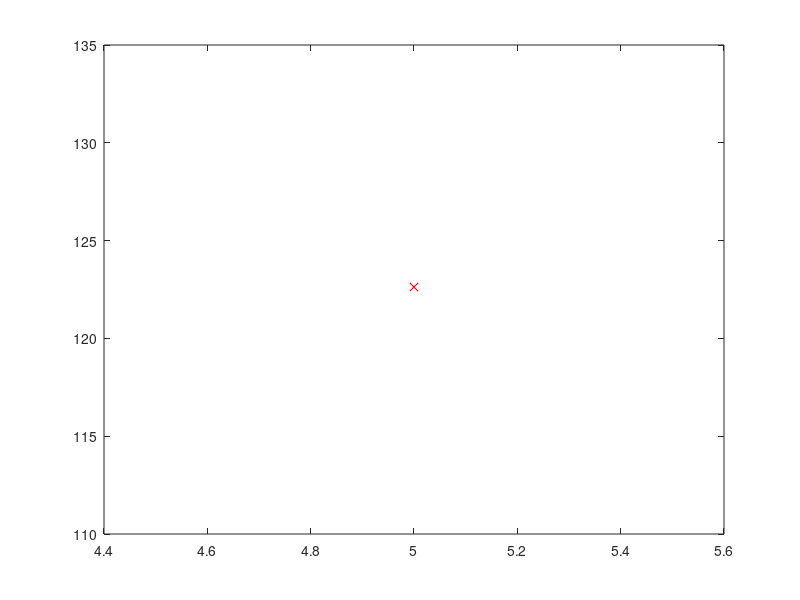

Source code (MATLAB): (Note: this script raises an error after producing the figure.)
%Program to find distance travelled by freely falling object due to gravity
%at specified time intervals between given start and end times

% Input data
g = 9.81;

StartTime = input('Input the starting time ');
EndTime = input('Input the ending time ');
Increment = input('Input the time increment ');


% Calculate distance travelled at each time increment
% Create vector of times
time = StartTime:Increment:EndTime;

%Calculate the distances
distance = 1/2 * g * time.^2;

%% Create matrix of output data
table = [time;distance]';

% Output the results as a table
disp('Distance Travelled in Free Fall');
disp('Time,s     Distance, m');
disp(table);
%% Plot distance against time
plot(time, distance,'xr');

%% Plot distance against time with 10% margin around plot
xrange = time(end) - time(1);
yrange = distance(end) - distance(1);
xmin = time(1) - 0.1*xrange;
xmax = time(end) + 0.1*xrange;
ymin = distance(1) - 0.1*yrange;
ymax = distance(end) + 0.1*yrange;
plot(time, distance,'xr');
axis([xmin, xmax, ymin, ymax]);